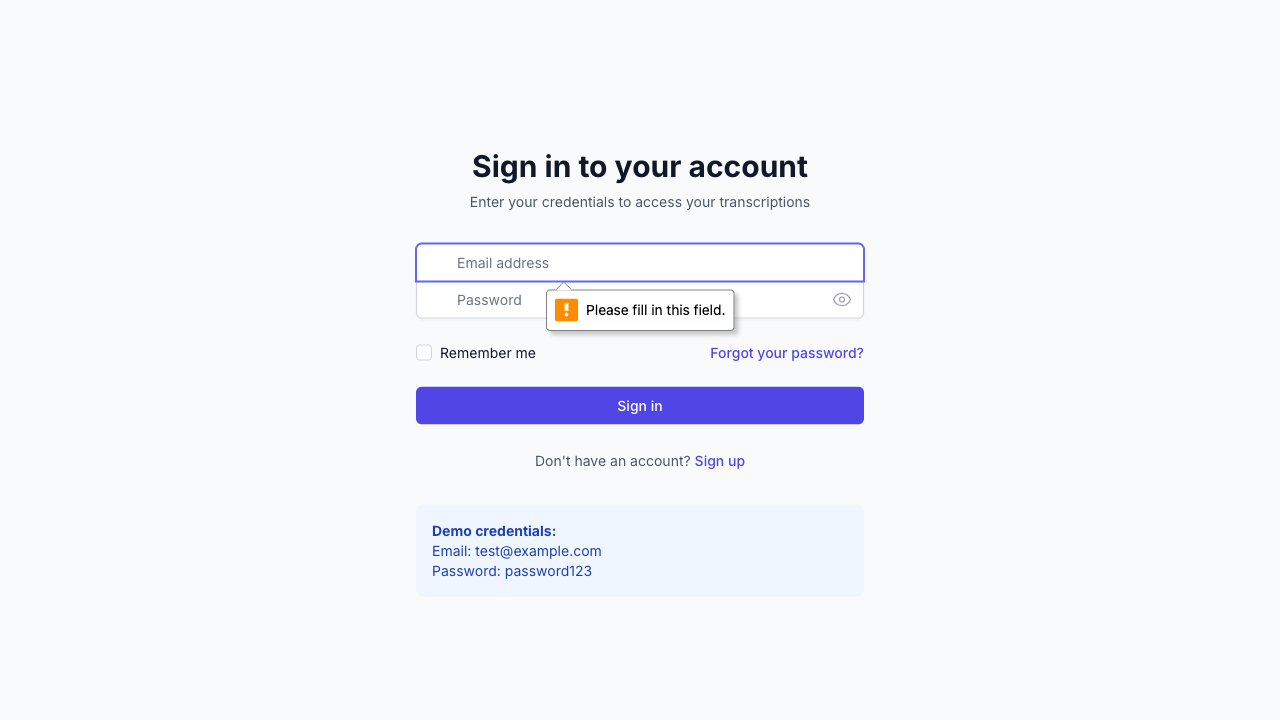
#> input picture auth-ui-test.png, 1280 x 720 px
$ python -i image_preprocessing_system.py   (imports and definitions only)   (older library calls are emulated)
#> lines starting #> are read from the running program, lines starting #| are printed output that depends on the picture; after the words box and inside, x2 and y2 are one past the last pixel; in counts of white or black regions, pixels touching at a corner belong together
#> further down, picture is the input picture: shape (720, 1280, 3); mean B, G, R 249.4, 244.6, 243.6
#!/usr/bin/env python3
"""
Task 82: Advanced Image Preprocessing System
Comprehensive image enhancement and preprocessing for optimal OCR and analysis
"""

import cv2
import numpy as np
from PIL import Image, ImageEnhance, ImageFilter, ImageOps
import skimage
from skimage import restoration, filters, morphology, exposure, feature
from skimage.segmentation import clear_border
from skimage.measure import label, regionprops
from typing import Tuple, List, Dict, Any, Optional, Union
from dataclasses import dataclass, field
from pathlib import Path
import logging
import tempfile
import os
from datetime import datetime
import json

logger = logging.getLogger(__name__)

@dataclass
class PreprocessingConfig:
    """Configuration for image preprocessing operations"""
    # Noise reduction
    enable_denoising: bool = True
    denoise_method: str = "bilateral"  # bilateral, gaussian, median, nlm
    denoise_strength: float = 0.5  # 0.0 to 1.0

    # Contrast and brightness
    auto_contrast: bool = True
    contrast_factor: float = 1.2
    brightness_factor: float = 1.0
    gamma_correction: float = 1.0

    # Sharpening
    enable_sharpening: bool = True
    sharpen_method: str = "unsharp_mask"  # unsharp_mask, kernel, adaptive
    sharpen_strength: float = 0.5

    # Geometric corrections
    auto_deskew: bool = True
    auto_rotate: bool = True
    perspective_correction: bool = False

    # Resolution enhancement
    upscale_factor: float = 2.0
    interpolation_method: str = "bicubic"  # nearest, bilinear, bicubic, lanczos

    # Binarization and thresholding
    auto_threshold: bool = True
    threshold_method: str = "otsu"  # otsu, adaptive_gaussian, adaptive_mean, sauvola
    invert_if_needed: bool = True

    # Morphological operations
    enable_morphology: bool = True
    morphology_operations: List[str] = field(default_factory=lambda: ["opening", "closing"])
    kernel_size: int = 3

    # Content-aware processing
    detect_text_regions: bool = True
    preserve_aspect_ratio: bool = True
    remove_borders: bool = True

    # Output format
    output_format: str = "RGB"  # RGB, GRAY, L
    target_dpi: int = 300

@dataclass
class PreprocessingResult:
    """Result of image preprocessing operations"""
    processed_image: np.ndarray
    original_image: np.ndarray
    operations_applied: List[str]
    quality_metrics: Dict[str, float]
    processing_time: float
    config_used: PreprocessingConfig
    metadata: Dict[str, Any] = field(default_factory=dict)

    # [16 lines left out: function save_comparison, not called in this run]

class ImagePreprocessor:
    """Advanced image preprocessing system for OCR and analysis optimization"""

    def __init__(self, config: Optional[PreprocessingConfig] = None):
        self.config = config or PreprocessingConfig()
        self.supported_formats = {'.jpg', '.jpeg', '.png', '.bmp', '.tiff', '.tif'}

    def preprocess_image(self, image_input: Union[str, np.ndarray, Image.Image],
                        config: Optional[PreprocessingConfig] = None) -> PreprocessingResult:
        """
        Comprehensive image preprocessing pipeline

        Args:
            image_input: Image file path, numpy array, or PIL Image
            config: Custom preprocessing configuration

        Returns:
            PreprocessingResult with processed image and metadata
        """
        start_time = datetime.now()
        config = config or self.config
        operations_applied = []

        try:
            # Load and convert image
            original_image = self._load_image(image_input)
            processed_image = original_image.copy()

            # 1. Initial quality assessment
            initial_metrics = self._assess_image_quality(processed_image)
            operations_applied.append("quality_assessment")

            # 2. Geometric corrections first
            if config.auto_deskew:
                processed_image = self._deskew_image(processed_image)
                operations_applied.append("deskew")

            if config.auto_rotate:
                processed_image = self._auto_rotate(processed_image)
                operations_applied.append("auto_rotate")

            if config.perspective_correction:
                processed_image = self._correct_perspective(processed_image)
                operations_applied.append("perspective_correction")

            # 3. Resolution enhancement
            if config.upscale_factor > 1.0:
                processed_image = self._upscale_image(processed_image, config)
                operations_applied.append("upscale")

            # 4. Noise reduction
            if config.enable_denoising:
                processed_image = self._denoise_image(processed_image, config)
                operations_applied.append(f"denoise_{config.denoise_method}")

            # 5. Contrast and brightness enhancement
            if config.auto_contrast:
                processed_image = self._enhance_contrast(processed_image, config)
                operations_applied.append("contrast_enhancement")

            # 6. Gamma correction
            if config.gamma_correction != 1.0:
                processed_image = self._apply_gamma_correction(processed_image, config.gamma_correction)
                operations_applied.append("gamma_correction")

            # 7. Sharpening
            if config.enable_sharpening:
                processed_image = self._sharpen_image(processed_image, config)
                operations_applied.append(f"sharpen_{config.sharpen_method}")

            # 8. Text region detection and optimization
            if config.detect_text_regions:
                processed_image = self._optimize_text_regions(processed_image)
                operations_applied.append("text_optimization")

            # 9. Binarization and thresholding
            if config.auto_threshold:
                processed_image = self._apply_threshold(processed_image, config)
                operations_applied.append(f"threshold_{config.threshold_method}")

            # 10. Morphological operations
            if config.enable_morphology:
                processed_image = self._apply_morphology(processed_image, config)
                operations_applied.append("morphology")

            # 11. Border removal
            if config.remove_borders:
                processed_image = self._remove_borders(processed_image)
                operations_applied.append("border_removal")

            # 12. Final quality assessment
            final_metrics = self._assess_image_quality(processed_image)
            quality_improvement = self._calculate_improvement(initial_metrics, final_metrics)

            # 13. Format conversion
            processed_image = self._convert_format(processed_image, config.output_format)
            operations_applied.append(f"format_{config.output_format}")

            processing_time = (datetime.now() - start_time).total_seconds()

            return PreprocessingResult(
                processed_image=processed_image,
                original_image=original_image,
                operations_applied=operations_applied,
                quality_metrics=quality_improvement,
                processing_time=processing_time,
                config_used=config,
                metadata={
                    'initial_metrics': initial_metrics,
                    'final_metrics': final_metrics,
                    'original_shape': original_image.shape,
                    'processed_shape': processed_image.shape
                }
            )

        except Exception as e:
            logger.error(f"Image preprocessing failed: {e}")
            raise

    def _load_image(self, image_input: Union[str, np.ndarray, Image.Image]) -> np.ndarray:
        """Load image from various input types"""
        if isinstance(image_input, str):
            if not os.path.exists(image_input):
                raise FileNotFoundError(f"Image file not found: {image_input}")
            return cv2.imread(image_input, cv2.IMREAD_COLOR)
        elif isinstance(image_input, Image.Image):
            return np.array(image_input)
        elif isinstance(image_input, np.ndarray):
            return image_input.copy()
        else:
            raise ValueError("Unsupported image input type")

    def _assess_image_quality(self, image: np.ndarray) -> Dict[str, float]:
        """Assess image quality metrics"""
        gray = cv2.cvtColor(image, cv2.COLOR_BGR2GRAY) if len(image.shape) == 3 else image
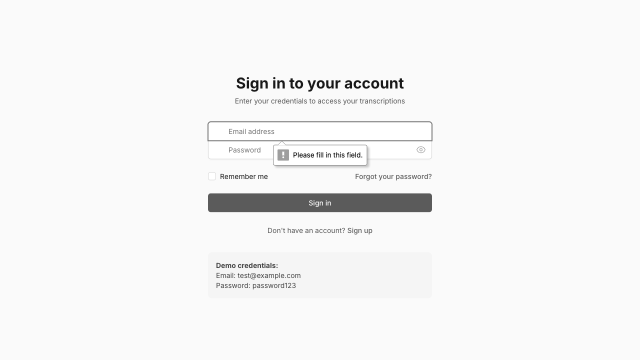
#> gray: shape (720, 1280) (shown at 1/2 size); min 0, max 255, mean 245

        # Sharpness (Laplacian variance)
        laplacian_var = cv2.Laplacian(gray, cv2.CV_64F).var()
#> laplacian_var = 728.3

        # Contrast (standard deviation)
        contrast = gray.std()
#> contrast = 27.16

        # Brightness (mean)
        brightness = gray.mean()
#> brightness = 245

        # Noise estimation (using bilateral filter difference)
        denoised = cv2.bilateralFilter(gray, 9, 75, 75)
        noise_level = np.mean((gray.astype(float) - denoised.astype(float))**2)
#> noise_level = 25.34
#> in preprocess_image, `initial_metrics = self._assess_image_quality(processed_image)`: initial_metrics = {'sharpness': 728.3, 'contrast': 27.16, 'brightness': 245, 'noise_level': 25.34}

        return {
            'sharpness': float(laplacian_var),
            'contrast': float(contrast),
            'brightness': float(brightness),
            'noise_level': float(noise_level)
        }

    def _deskew_image(self, image: np.ndarray) -> np.ndarray:
        """Automatically deskew image using Hough line detection"""
        gray = cv2.cvtColor(image, cv2.COLOR_BGR2GRAY) if len(image.shape) == 3 else image

        # Edge detection
        edges = cv2.Canny(gray, 50, 150, apertureSize=3)
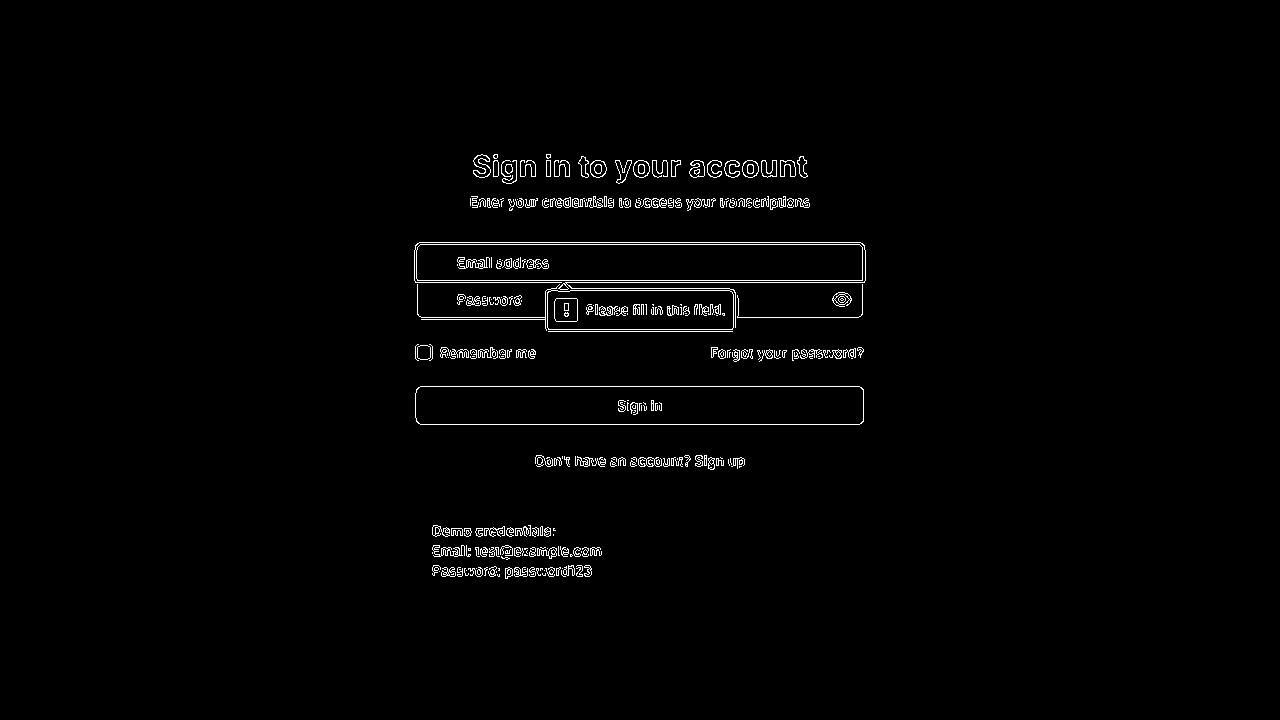
#> edges: shape (720, 1280); 1.4% white in thin lines or dots, all inside (x1, y1, x2, y2) = (414, 154, 866, 579)

        # Hough line detection
        lines = cv2.HoughLines(edges, 1, np.pi/180, threshold=100)
#> lines = 55 rows, first 8: [280, 1.57], [282, 1.57], [244, 1.57], [242, 1.57], [386, 1.57], [424, 1.57], [317, 1.57], [329, 1.57]

        if lines is not None:
            # Calculate average angle
            angles = []
            for line in lines:
                rho, theta = line[0]
                angle = (theta - np.pi/2) * 180 / np.pi
                if abs(angle) < 45:  # Only consider reasonable skew angles
                    angles.append(angle)
#> this loop made 55 passes
#> (rho, theta, angle) on passes 1 to 8: (280, 1.57, 2.5e-06), (282, 1.57, 2.5e-06), (244, 1.57, 2.5e-06), (242, 1.57, 2.5e-06), (386, 1.57, 2.5e-06), (424, 1.57, 2.5e-06), (317, 1.57, 2.5e-06), (329, 1.57, 2.5e-06)
#> after the loop, angles = 55 values, max 4 at index 45, min -4 at index 51, mean -0.182

            if angles:
                avg_angle = np.median(angles)
#> avg_angle = 2.5e-06
                if abs(avg_angle) > 0.5:  # Only rotate if significant skew
                    return self._rotate_image(image, avg_angle)

        return image

    def _auto_rotate(self, image: np.ndarray) -> np.ndarray:
        """Auto-rotate image to correct orientation"""
        # Simple implementation - can be enhanced with ML-based orientation detection
        gray = cv2.cvtColor(image, cv2.COLOR_BGR2GRAY) if len(image.shape) == 3 else image

        # Check if image needs 90-degree rotation based on aspect ratio and content
        height, width = gray.shape
        if height > width * 1.5:  # Likely needs rotation
            # Analyze text direction using gradients
            grad_x = cv2.Sobel(gray, cv2.CV_64F, 1, 0, ksize=3)
            grad_y = cv2.Sobel(gray, cv2.CV_64F, 0, 1, ksize=3)

            horizontal_edges = np.mean(np.abs(grad_y))
            vertical_edges = np.mean(np.abs(grad_x))

            if vertical_edges > horizontal_edges * 1.2:
                return self._rotate_image(image, 90)

        return image

    # [71 lines left out: functions _rotate_image, _correct_perspective, _order_points, not called in this run]

    def _upscale_image(self, image: np.ndarray, config: PreprocessingConfig) -> np.ndarray:
        """Upscale image using specified method"""
        height, width = image.shape[:2]
        new_width = int(width * config.upscale_factor)
        new_height = int(height * config.upscale_factor)

        interpolation_map = {
            'nearest': cv2.INTER_NEAREST,
            'bilinear': cv2.INTER_LINEAR,
            'bicubic': cv2.INTER_CUBIC,
            'lanczos': cv2.INTER_LANCZOS4
        }

        interpolation = interpolation_map.get(config.interpolation_method, cv2.INTER_CUBIC)
        return cv2.resize(image, (new_width, new_height), interpolation=interpolation)

    def _denoise_image(self, image: np.ndarray, config: PreprocessingConfig) -> np.ndarray:
        """Apply denoising based on method"""
        if config.denoise_method == "bilateral":
            d = int(9 * config.denoise_strength)
            sigma_color = int(75 * config.denoise_strength)
            sigma_space = int(75 * config.denoise_strength)
            return cv2.bilateralFilter(image, d, sigma_color, sigma_space)

        elif config.denoise_method == "gaussian":
            ksize = int(5 * config.denoise_strength)
            if ksize % 2 == 0:
                ksize += 1
            return cv2.GaussianBlur(image, (ksize, ksize), 0)

        elif config.denoise_method == "median":
            ksize = int(5 * config.denoise_strength)
            if ksize % 2 == 0:
                ksize += 1
            return cv2.medianBlur(image, ksize)

        elif config.denoise_method == "nlm":
            return cv2.fastNlMeansDenoisingColored(image, None,
                                                  h=10 * config.denoise_strength,
                                                  hColor=10 * config.denoise_strength,
                                                  templateWindowSize=7,
                                                  searchWindowSize=21)

        return image

    def _enhance_contrast(self, image: np.ndarray, config: PreprocessingConfig) -> np.ndarray:
        """Enhance image contrast"""
        # Convert to LAB for better contrast enhancement
        lab = cv2.cvtColor(image, cv2.COLOR_BGR2LAB)
#> lab: shape (1440, 2560, 3); mean of channels 0, 1, 2 246.3, 129, 125.2
        l, a, b = cv2.split(lab)
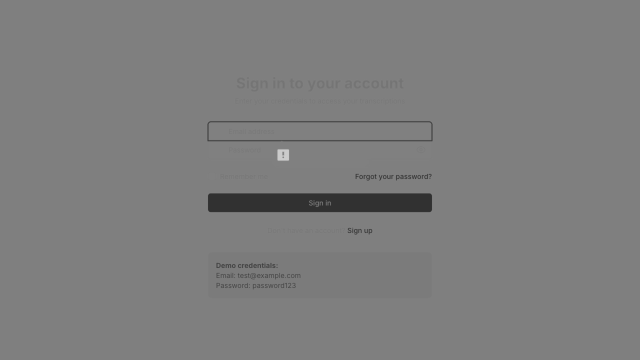
#> b: shape (1440, 2560) (shown at 1/4 size); min 41, max 203, mean 125.2

        # Apply CLAHE to L channel
        clahe = cv2.createCLAHE(clipLimit=3.0, tileGridSize=(8, 8))
        l = clahe.apply(l)

        # Merge channels
        enhanced = cv2.merge([l, a, b])
#> enhanced: shape (1440, 2560, 3); mean of channels 0, 1, 2 244.2, 129, 125.2
        return cv2.cvtColor(enhanced, cv2.COLOR_LAB2BGR)

    # [5 lines left out: function _apply_gamma_correction, not called in this run]

    def _sharpen_image(self, image: np.ndarray, config: PreprocessingConfig) -> np.ndarray:
        """Apply sharpening based on method"""
        if config.sharpen_method == "kernel":
            kernel = np.array([[-1, -1, -1],
                              [-1, 9, -1],
                              [-1, -1, -1]]) * config.sharpen_strength
            return cv2.filter2D(image, -1, kernel)

        elif config.sharpen_method == "unsharp_mask":
            gaussian_blurred = cv2.GaussianBlur(image, (0, 0), 2.0)
            return cv2.addWeighted(image, 1.0 + config.sharpen_strength,
                                 gaussian_blurred, -config.sharpen_strength, 0)

        return image

    def _optimize_text_regions(self, image: np.ndarray) -> np.ndarray:
        """Optimize text regions for better OCR"""
        gray = cv2.cvtColor(image, cv2.COLOR_BGR2GRAY) if len(image.shape) == 3 else image
#> gray: shape (1440, 2560)

        # Find text regions using MSER
        mser = cv2.MSER_create()
        regions, _ = mser.detectRegions(gray)
#> regions = 4015 items

        # Create mask for text regions
        mask = np.zeros(gray.shape, dtype=np.uint8)
        for region in regions:
            hull = cv2.convexHull(region.reshape(-1, 1, 2))
            cv2.fillPoly(mask, [hull], 255)
#> this loop made 4015 passes
#> hull on passes 1, 3, 4: [[1728, 562], [1727, 561], [1727, 497], [1728, 496]], [[831, 496], [832, 496], [832, 562], [831, 563]], [[1728, 563], [1727, 562], [1727, 496], [1728, 496]]
#> mask: shape (1440, 2560); 5.3% white; 142 white regions, largest, box (x1, y1, x2, y2) and area: (830, 485, 1730, 663) 135188, (1522, 319, 1591, 355) 2359, (1413, 319, 1481, 357) 2042

        # Apply different processing to text regions
        text_enhanced = cv2.adaptiveThreshold(gray, 255, cv2.ADAPTIVE_THRESH_GAUSSIAN_C,
                                            cv2.THRESH_BINARY, 11, 2)
#> text_enhanced: shape (1440, 2560); 97.9% white; 1688 black regions (1286 under 20 px), largest, box (x1, y1, x2, y2) and area: (830, 485, 1730, 663) 10834, (832, 774, 1728, 848) 7530, (832, 1008, 1699, 1194) 3485

        # Combine with original
        result = gray.copy()
        result[mask > 0] = text_enhanced[mask > 0]
#> result: shape (1440, 2560); min 0, max 255, mean 242.6

        return result if len(image.shape) == 2 else cv2.cvtColor(result, cv2.COLOR_GRAY2BGR)

    def _apply_threshold(self, image: np.ndarray, config: PreprocessingConfig) -> np.ndarray:
        """Apply thresholding based on method"""
        gray = cv2.cvtColor(image, cv2.COLOR_BGR2GRAY) if len(image.shape) == 3 else image

        if config.threshold_method == "otsu":
            _, thresh = cv2.threshold(gray, 0, 255, cv2.THRESH_BINARY + cv2.THRESH_OTSU)
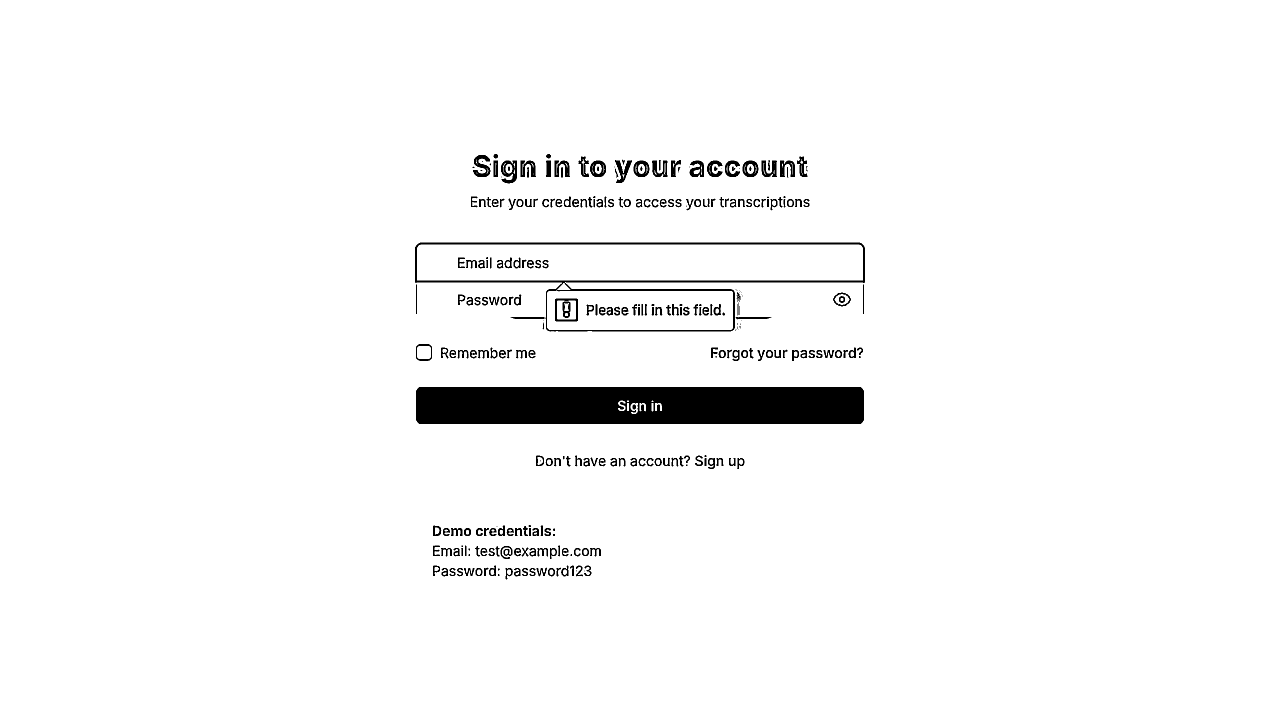
#> thresh: shape (1440, 2560) (shown at 1/2 size); 96.9% white; 302 black regions (54 under 20 px), largest, box (x1, y1, x2, y2) and area: (832, 774, 1728, 848) 65377, (830, 485, 1730, 663) 10832, (1002, 321, 1034, 367) 868

        elif config.threshold_method == "adaptive_gaussian":
            thresh = cv2.adaptiveThreshold(gray, 255, cv2.ADAPTIVE_THRESH_GAUSSIAN_C,
                                         cv2.THRESH_BINARY, 11, 2)

        elif config.threshold_method == "adaptive_mean":
            thresh = cv2.adaptiveThreshold(gray, 255, cv2.ADAPTIVE_THRESH_MEAN_C,
                                         cv2.THRESH_BINARY, 11, 2)

        else:  # sauvola
            # Implement Sauvola thresholding
            thresh = self._sauvola_threshold(gray)

        # Invert if needed
        if config.invert_if_needed:
            if np.mean(thresh) > 127:  # More white pixels than black
                thresh = cv2.bitwise_not(thresh)

        return thresh if len(image.shape) == 2 else cv2.cvtColor(thresh, cv2.COLOR_GRAY2BGR)
#> (the rest of the program and of its run is left out)
